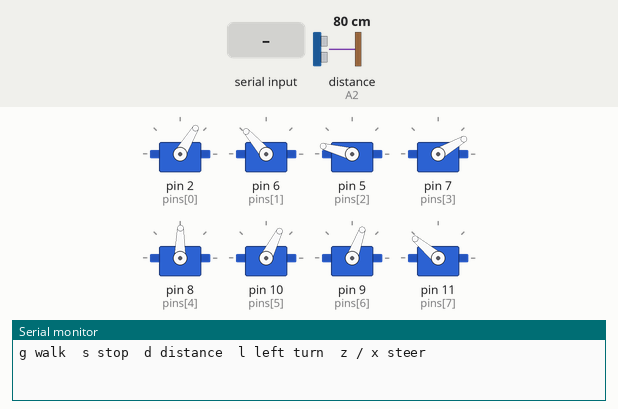
A sketch run on a simulated Arduino Uno, built with avr-gcc and run on an emulated ATmega328P. On the bench: 8 × servo, the last lines printed to the serial monitor. Wiring (inferred from the names in the program): ultrasonic range finder: trigger A3; echo A2. The test bench sets the inputs (shaded band); at power-on: distance to the obstacle (sensor on A2) 80 cm. The echo pulse lasts 58.3 µs per cm.

Above: at 7.2 s.
7.3 s: distance to the obstacle (sensor on A2) set to 2 cm
At 7.66 s:
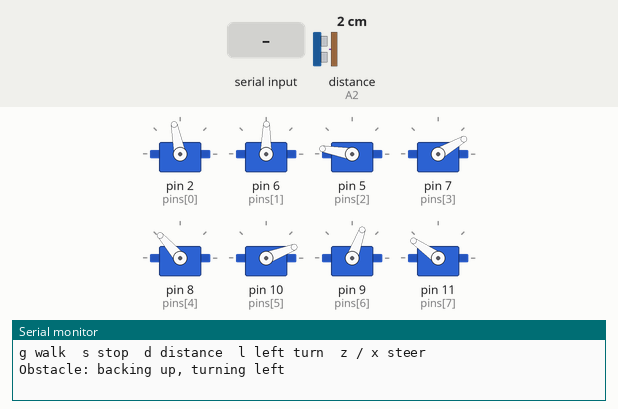
10.3 s: "d" received over Serial
At 12.53 s:
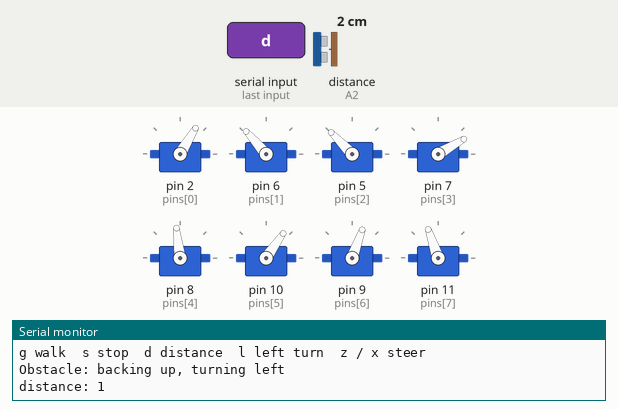
16.3 s: "x" received over Serial
At 16.48 s:
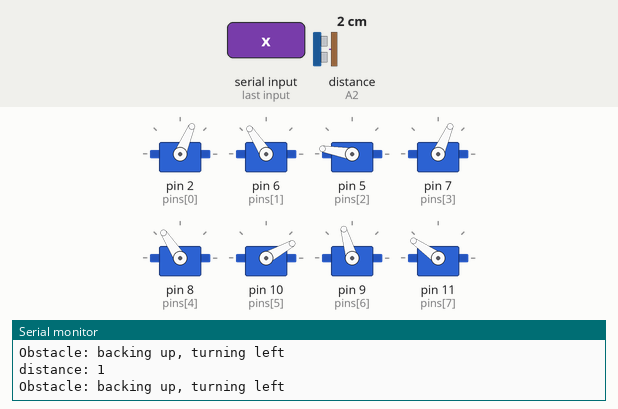
22.3 s: distance to the obstacle (sensor on A2) set to 18 cm
At 22.56 s:
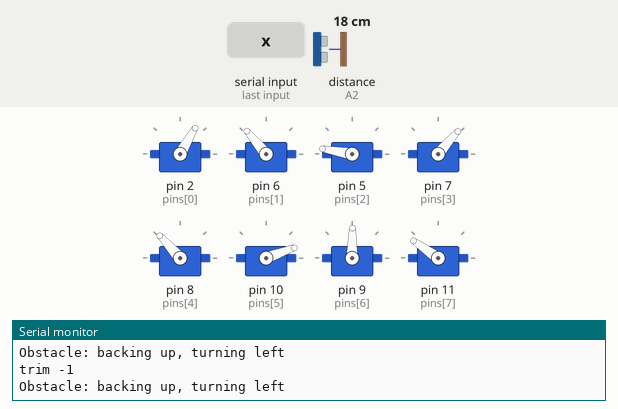
25.3 s: "z" received over Serial
28.3 s: "l" received over Serial
Timing chart, 0 to 34.5 s (numbered marks = the images above; inputs shaded):
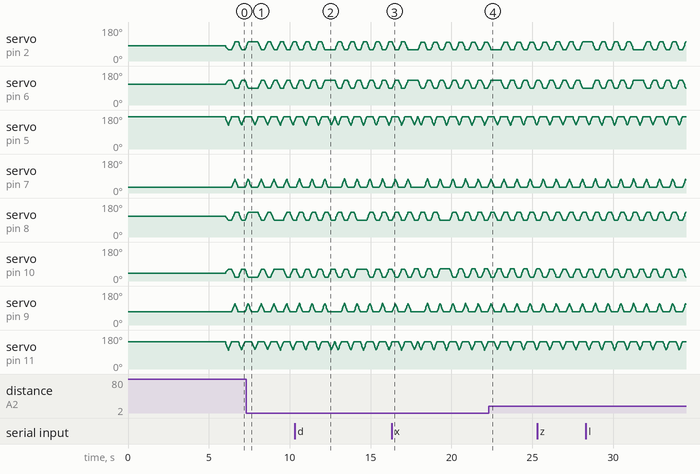

The sketch:

trot_gait_v3_obstacle.ino.ino
```cpp
// crawling-panther: trot gait v3
//   * walks the learned gait toward the sensor end (old rear legs R2/L2 are the front)
//   * HC-SR04 on A3 (trig) and A2 (echo): when something is closer than OBSTACLE_CM the robot
//     backs up BACK_CYCLES cycles, turns left about 90 degrees and walks on
//
// Serial monitor (115200 baud, newline):
//   g walk   s stop   d print distance   l left-turn test   z / x steer more right / left
#include <Servo.h>

enum { R1, R2, R3, R4, L1, L2, L3, L4, N };

const int pins[N]    = {2,   6,   5,   7,  8,   10, 9,  11};
const int neutral[N] = {80, 110, 170, 30, 110, 42, 70, 145};   // calibrated angles
const int sign[N]    = {1,   1,  -1,   1, -1,  -1,  1,  -1};   // mounting direction

const int HIP_SWING_R  = 21;    // degrees
const int HIP_SWING_L  = 21;
//                                R1 R2 R3  R4  L1 L2 L3  L4      (only the knees R3, R4, L3, L4 are used)
const int kneeLift[N]         = {0, 0, 45, 45, 0, 0, 45, 45};
int trim = 0;                   // drift trim: robot veers left -> press z. Copy the final value here.

const int INTERP_STEPS = 22;    // sub-steps per movement
const int STEP_DELAY   = 8;     // ms between sub-steps
const int FORWARD      = -1;    // old rear legs (R2, L2) are the front

const uint8_t TRIG_PIN = A3;    // if you never get a reading, swap these two
const uint8_t ECHO_PIN = A2;
const int OBSTACLE_CM    = 10;  // turn when closer than this (an HC-SR04 cannot read below ~2 cm)
const int NO_ECHO        = 999; // nothing heard
const int BACK_CYCLES    = 2;   // how far to back off before turning
const int TURN_CYCLES_90 = 4;   // gait cycles for a ~90 degree left turn: tune with the 'l' key

Servo servos[N];
int cur[N], target[N];
bool walking = true;
int sideDirR = 1, sideDirL = 1;  // -1 = this side's hips swing the other way (turning)
int walkDir = 1;                 // -1 while backing up

// Move all servos smoothly from cur[] to target[]
void apply() {
  int start[N];
  for (int i = 0; i < N; i++) start[i] = cur[i];
  for (int s = 1; s <= INTERP_STEPS; s++) {
    for (int i = 0; i < N; i++) {
      cur[i] = start[i] + (long)(target[i] - start[i]) * s / INTERP_STEPS;
      servos[i].write(cur[i]);
    }
    delay(STEP_DELAY);
  }
}

// d = +1 swings the leg toward the sensor, d = -1 the other way
void hip(int i, int d) {
  bool right = (i == R1 || i == R2);
  int swing = right ? HIP_SWING_R + trim : HIP_SWING_L - trim;
  if (swing < 0) swing = 0;
  int side = right ? sideDirR : sideDirL;
  target[i] = neutral[i] + sign[i] * swing * d * FORWARD * side * walkDir;
}

void knee(int i, bool lifted) {
  target[i] = neutral[i] + (lifted ? sign[i] * kneeLift[i] : 0);
}

void halfCycleA() {
  knee(R3, true); knee(L4, true);
  hip(R1, +1); hip(L2, +1); hip(R2, -1); hip(L1, -1);
  apply();
  knee(R3, false); knee(L4, false); apply();
}

void halfCycleB() {
  knee(R4, true); knee(L3, true);
  hip(R2, +1); hip(L1, +1); hip(R1, -1); hip(L2, -1);
  apply();
  knee(R4, false); knee(L3, false); apply();
}

// ---------- distance ----------
int readOnce() {
  digitalWrite(TRIG_PIN, LOW);  delayMicroseconds(2);
  digitalWrite(TRIG_PIN, HIGH); delayMicroseconds(10);
  digitalWrite(TRIG_PIN, LOW);
  unsigned long t = pulseIn(ECHO_PIN, HIGH, 25000UL);   // 25 ms is about 4 m
  delay(10);                                            // let the echo die out
  if (t == 0) return NO_ECHO;
  return (int)(t / 58);                                 // microseconds to cm
}

bool blocked() {                                        // two close readings in a row
  return readOnce() < OBSTACLE_CM && readOnce() < OBSTACLE_CM;
}

// ---------- avoiding ----------
void backUp(int cycles) {
  walkDir = -1;
  for (int c = 0; c < cycles; c++) { halfCycleA(); halfCycleB(); }
  walkDir = 1;
}

// The robot's front is now the old rear, so its LEFT side carries the R servos:
// turning left = R servos swing backward, L servos swing forward.
void turnLeft(int cycles) {
  sideDirR = -1; sideDirL = 1;
  for (int c = 0; c < cycles; c++) { halfCycleA(); halfCycleB(); }
  sideDirR = sideDirL = 1;
}

void avoidObstacle() {
  Serial.println(F("Obstacle: backing up, turning left"));
  backUp(BACK_CYCLES);
  turnLeft(TURN_CYCLES_90);
}

void setup() {
  Serial.begin(115200);
  pinMode(TRIG_PIN, OUTPUT);
  pinMode(ECHO_PIN, INPUT);
  for (int i = 0; i < N; i++) {
    cur[i] = target[i] = neutral[i];
    servos[i].write(cur[i]);
    servos[i].attach(pins[i]);
    delay(500);                 // start servos one by one (protects the regulator)
  }
  Serial.println(F("g walk  s stop  d distance  l left turn  z / x steer"));
  delay(2000);                  // wait 2 s before walking
}

void handleSerial() {
  while (Serial.available()) {
    char c = Serial.read();
    if (c == 'g') walking = true;
    else if (c == 's') walking = false;
    else if (c == 'd') { Serial.print(F("distance: ")); Serial.println(readOnce()); }
    else if (c == 'l') turnLeft(TURN_CYCLES_90);
    else if (c == 'z') { trim = min(trim + 1, 20);  Serial.print(F("trim ")); Serial.println(trim); }
    else if (c == 'x') { trim = max(trim - 1, -20); Serial.print(F("trim ")); Serial.println(trim); }
  }
}

void loop() {
  handleSerial();
  if (!walking) return;
  halfCycleA();
  if (blocked()) { avoidObstacle(); return; }
  halfCycleB();
  if (blocked()) { avoidObstacle(); return; }
}
```
